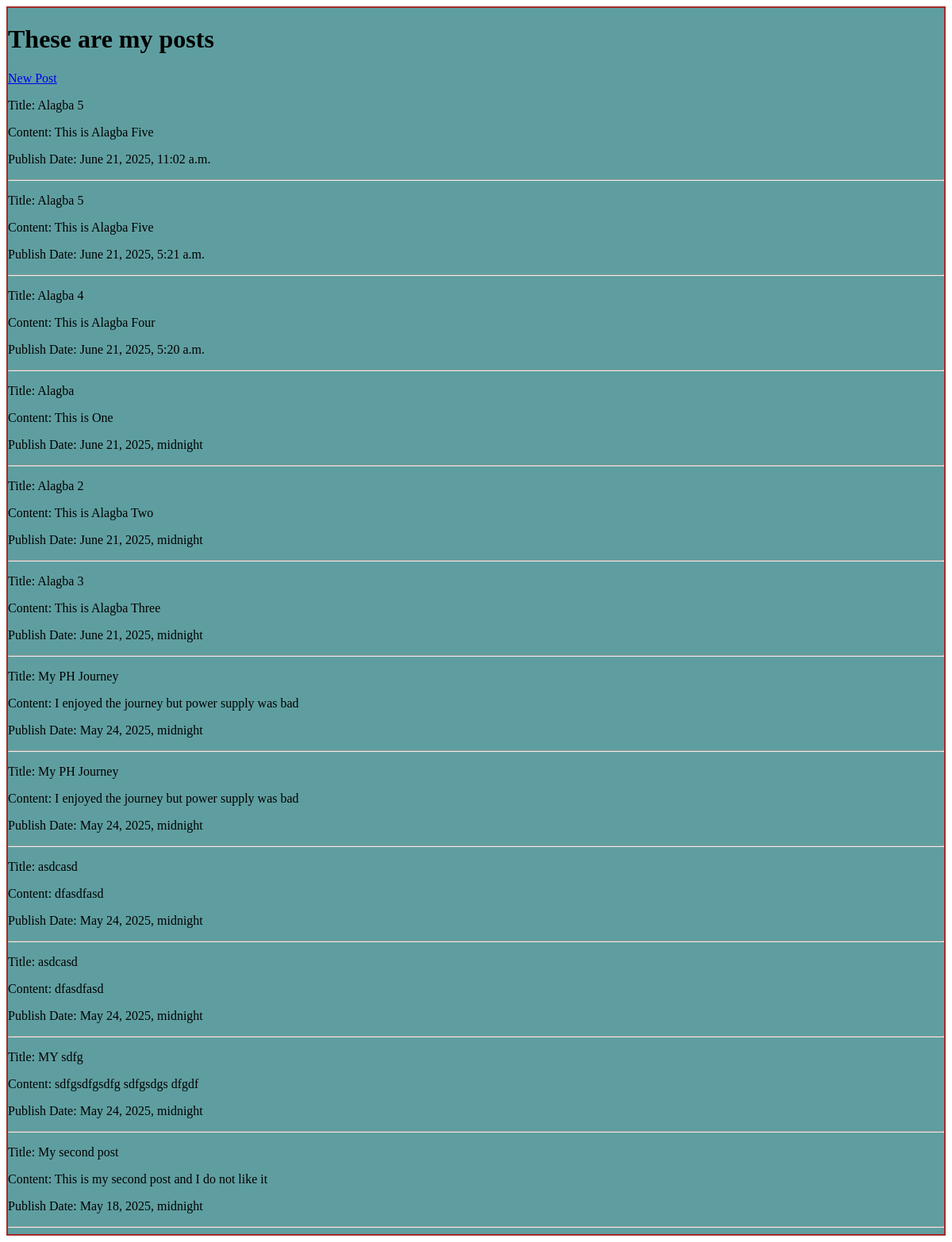
The page /posts/ (signed in) on the database its author committed.
### post/models.py (models this page shows)
class Post(models.Model):
    title = models.CharField(max_length=200)
    content = models.CharField(max_length=1000)
    publishDate = models.DateTimeField()

### post/views.py (the view)
# urls.py: urlpatterns = [path("posts/", views.postlist, name = "postlist"),
@login_required
def postlist(request):
    posts = Post.objects.all().order_by("-publishDate")
    return render(request, "feedlist.html", {"posts": posts}) # {"posts": posts} is used to pass data to the template

### post/templates/feedlist.html (shortened to what this page needs)
<!DOCTYPE html>
{% load static%}
<html lang="en">
<head>
    <link rel="stylesheet" href="{% static 'post/styles.css' %}">
</head>
<body>
    <div class = "main_container">
        <h1 class="page-title">These are my posts </h1>
        <a data-analytics="" data-cta=""  href="{% url 'create_post' %}">New Post</a>
        {% for post in posts %}
        <p>Title: {{post.title}}</p>
        <p>Content: {{post.content}}</p>
        <p>Publish Date: {{post.publishDate}}</p>
        <hr>
        {% endfor %}
    </div>
</body>
</html>

### post/static/post/styles.css (style rules this page uses)
.main_container { border-style: solid; border-width: 2px; border-color: brown; background-color: cadetblue; }

### rows shown on the page
Post: title "Alagba 5", content "This is Alagba Five", publishDate "June 21, 2025, 11:02 a.m."
Post: title "Alagba 5", content "This is Alagba Five", publishDate "June 21, 2025, 5:21 a.m."
Post: title "Alagba 4", content "This is Alagba Four", publishDate "June 21, 2025, 5:20 a.m."
Post: title "Alagba", content "This is One", publishDate "June 21, 2025, midnight"
Post: title "Alagba 2", content "This is Alagba Two", publishDate "June 21, 2025, midnight"
Post: title "Alagba 3", content "This is Alagba Three", publishDate "June 21, 2025, midnight"
Post: title "My PH Journey", content "I enjoyed the journey but power supply was bad", publishDate "May 24, 2025, midnight"
Post: title "My PH Journey", content "I enjoyed the journey but power supply was bad", publishDate "May 24, 2025, midnight"
Post: title "asdcasd", content "dfasdfasd", publishDate "May 24, 2025, midnight"
Post: title "asdcasd", content "dfasdfasd", publishDate "May 24, 2025, midnight"
Post: title "MY sdfg", content "sdfgsdfgsdfg sdfgsdgs dfgdf", publishDate "May 24, 2025, midnight"
Post: title "My second post", content "This is my second post and I do not like it", publishDate "May 18, 2025, midnight"
